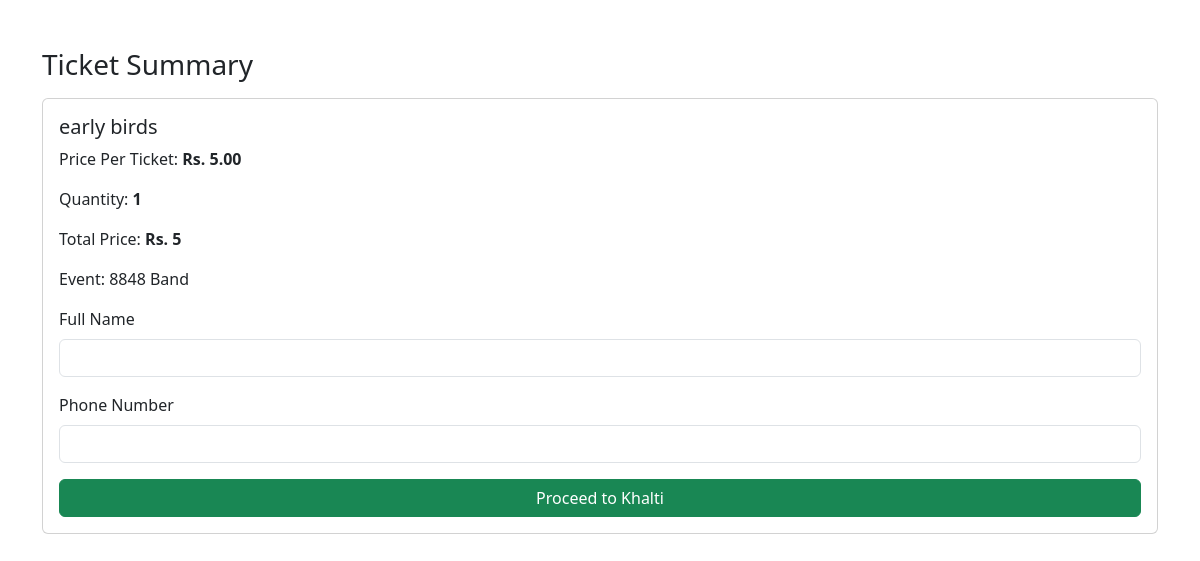
/buy/3/, run on the app's committed database.
### ticket/models.py (models this page shows, shortened)
class TicketType(models.Model):
    name = models.CharField(max_length=50)
    price = models.DecimalField(max_digits=10, decimal_places=2)
    event = models.ForeignKey(Event, on_delete=models.CASCADE, related_name='ticket_types')
    limit = models.PositiveIntegerField(default=1000)  # maximum tickets
    sold = models.PositiveIntegerField(default=0)  # auto-increment when tickets are purchased
    active = models.BooleanField(default=True)  # Show on frontend or not
    valid_from = models.DateTimeField()
    valid_until = models.DateTimeField()
    active = models.BooleanField(default=True)

class Event(models.Model):
    name = models.CharField(max_length=200)
    image = models.ImageField(upload_to='event_images/')
    description = models.TextField(blank=True, null=True)
    active = models.BooleanField(default=True)  # Show on frontend or not
    date = models.DateTimeField()

### ticket/views.py (the view)
# urls.py: path('buy/<int:tickettype_id>/', buy_ticket, name='buy_ticket'),
def buy_ticket(request, tickettype_id):
    ticket_type = get_object_or_404(TicketType, id=tickettype_id)
    qty = int(request.GET.get("qty", 1))
    qty = max(1, qty)
    remaining = ticket_type.limit - ticket_type.sold
    if remaining <= 0:
        return render(request, "ticket/sold_out.html", {
            "ticket_type": ticket_type,
            "message": "This ticket type is sold out."
        })
    if qty > remaining:
        qty = remaining
    total_price = ticket_type.price * qty
    request.session["selected_qty"] = qty
    request.session["selected_ticket_type_id"] = tickettype_id
    return render(request, "ticket/checkout.html", {
        "ticket_type": ticket_type,
        "qty": qty,
        "max_qty": remaining,
        "total_price": total_price
    })

### ticket/templates/ticket/checkout.html (shortened to what this page needs)
{% load static %}
<!DOCTYPE html>
<html>
<head>
    <link rel="stylesheet" href="https://cdn.jsdelivr.net/npm/bootstrap@5.3.0/dist/css/bootstrap.min.css">
</head>
<body>
<div class="container mt-5">
    <h3>Ticket Summary</h3>
    <div class="card p-3 mt-3">
        <h5>{{ ticket_type.name }}</h5>
        <p>Price Per Ticket: <strong>Rs. {{ ticket_type.price }}</strong></p>
        <p>Quantity: <strong>{{ qty }}</strong></p>
        <p>Total Price: <strong>Rs. {{ total_price|floatformat:0 }}</strong></p>
        <p>Event: {{ ticket_type.event.name }}</p>
        <form id="khaltiForm" onsubmit="return false;">
            <div class="mb-3">
                <label class="form-label">Full Name</label>
                <input type="text" id="name" class="form-control" required>
            </div>
            <div class="mb-3">
                <label class="form-label">Phone Number</label>
                <input type="text" id="phone" class="form-control" required>
            </div>
            <button id="payBtn" class="btn btn-success w-100" type="button">
                Proceed to Khalti
            </button>
        </form>
    </div>
</div>
</body>
</html>

### data on the page
TicketType: name "early birds", price "5.00", event.name "8848 Band"

### other printed values
{{ qty }} "1"
{{ total_price|floatformat:0 }} "5"
